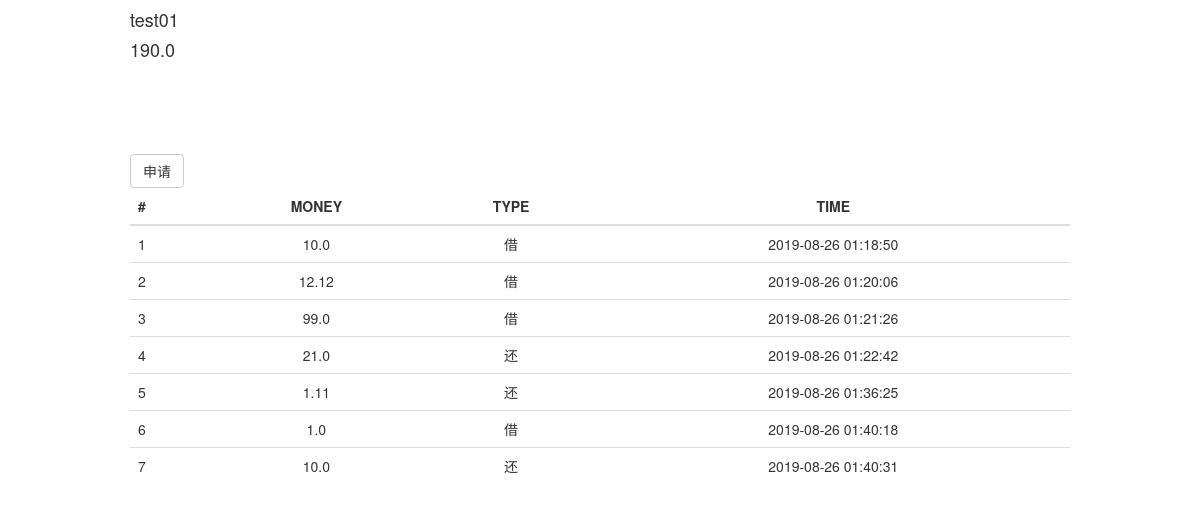
The page /acc/index/ (signed in) on the database its author committed.
### acc/models.py (models this page shows)
class User(models.Model):
    uid = models.AutoField(primary_key=True)
    user = models.CharField(max_length=18)
    pwd = models.CharField(max_length=32)
    money = models.FloatField()
    final_login = models.DateTimeField(null=True)

class Request(models.Model):
    rid = models.AutoField(primary_key=True)
    user = models.ForeignKey(to='User', to_field='uid', on_delete=models.CASCADE)
    money = models.FloatField()
    request_datetime = models.DateTimeField(auto_now_add=True)
    request_type = models.IntegerField(null=True)
    ps = models.CharField(max_length=64, null=True)

### acc/views.py (the view)
# urls.py: path('index/', views.index, name='acc_index'),
def index(request):
    if request.session.get('uid', None):
        if request.method == 'GET':
            uid = request.session.get('uid', None)
            models.User.objects.filter(uid=uid).update(final_login=time.strftime('%Y-%m-%d %H:%M:%S',time.localtime(time.time())))
            requests = models.Request.objects.all()
            user = models.User.objects.filter(uid=uid).first()
            return render(request, 'view/acc/index.html', {'user':user, 'requests':requests})
    else:
        return redirect('/acc/login')

### templates/view/acc/index.html (shortened to what this page needs)
{% extends "layout/acc_base.html" %}
{% block body %}
    <h4>{{ user.user }}</h4>
    <h4>{{ user.money }}</h4>
    <div style="margin-top:10%;">
        <input class="btn btn-default" data-toggle="modal" data-target="#myModal" type="button" value="申请">
    <div class="user-record">
        <table class="table table-hover">
            <thead>
                <tr>
                    <th>#</th>
                    <th class="text-center">MONEY</th>
                    <th class="text-center">TYPE</th>
                    <th class="text-center">TIME</th>
                </tr>
            </thead>
            <tbdoy>
                {% for request in requests %}
                     <tr>
                        <td>{{ forloop.counter }}</td>
                        <td class="text-center">{{ request.money }}</td>
                         {% if request.request_type == 1 %}
                             <td class="text-center">借</td>
                         {% elif request.request_type == 2 %}
                             <td class="text-center">还</td>
                         {% endif %}
                        <td class="text-center">{{ request.request_datetime|date:"Y-m-d H:i:s" }}</td>
                     </tr>
                {% endfor %}
            </tbdoy>
        </table>
    </div>
{% endblock %}

### rows shown on the page
User: user "test01", money "190.0"
Request: money "10.0", request_type "借", request_datetime "2019-08-26 01:18:50"
Request: money "12.12", request_type "借", request_datetime "2019-08-26 01:20:06"
Request: money "99.0", request_type "借", request_datetime "2019-08-26 01:21:26"
Request: money "21.0", request_type "还", request_datetime "2019-08-26 01:22:42"
Request: money "1.11", request_type "还", request_datetime "2019-08-26 01:36:25"
Request: money "1.0", request_type "借", request_datetime "2019-08-26 01:40:18"
Request: money "10.0", request_type "还", request_datetime "2019-08-26 01:40:31"
